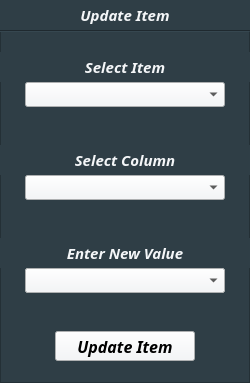
  <widget class="QFrame" name="frame_4">
   <property name="geometry">
    <rect>
     <x>552</x>
     <y>57</y>
     <width>250</width>
     <height>383</height>
    </rect>
   </property>
   <property name="styleSheet">
    <string notr="true">background-color:#2F3E46;</string>
   </property>
   <property name="frameShape">
    <enum>QFrame::StyledPanel</enum>
   </property>
   <property name="frameShadow">
    <enum>QFrame::Raised</enum>
   </property>
   <widget class="QComboBox" name="update_item_combo">
    <property name="geometry">
     <rect>
      <x>25</x>
      <y>82</y>
      <width>200</width>
      <height>25</height>
     </rect>
    </property>
    <property name="font">
     <font>
      <family>Century751 No2 BT</family>
      <pointsize>11</pointsize>
     </font>
    </property>
    <property name="styleSheet">
     <string notr="true">background-color:#F4F6F8;
</string>
    </property>
   </widget>
   <widget class="QLabel" name="label_19">
    <property name="geometry">
     <rect>
      <x>0</x>
      <y>238</y>
      <width>250</width>
      <height>30</height>
     </rect>
    </property>
    <property name="font">
     <font>
      <family>Century751 No2 BT</family>
      <pointsize>11</pointsize>
      <weight>75</weight>
      <italic>true</italic>
      <bold>true</bold>
     </font>
    </property>
    <property name="styleSheet">
     <string notr="true">background-color:#2F3E46;
color:#F4F6F8;
</string>
    </property>
    <property name="text">
     <string>Enter New Value</string>
    </property>
    <property name="alignment">
     <set>Qt::AlignCenter</set>
    </property>
   </widget>
   <widget class="QPushButton" name="update_item_button">
    <property name="geometry">
     <rect>
      <x>55</x>
      <y>331</y>
      <width>140</width>
      <height>30</height>
     </rect>
    </property>
    <property name="font">
     <font>
      <family>Century751 No2 BT</family>
      <pointsize>12</pointsize>
      <weight>75</weight>
      <italic>true</italic>
      <bold>true</bold>
     </font>
    </property>
    <property name="styleSheet">
     <string notr="true">QPushButton{
background-color:#F4F6F8;
color:#000000;
}
QPushButton:hover{
background-color:#DCE2E9;
}
QPushButton:pressed{
background-color:#C4CFD9;
}</string>
    </property>
    <property name="text">
     <string>Update Item</string>
    </property>
   </widget>
   <widget class="QLabel" name="label_20">
    <property name="geometry">
     <rect>
      <x>0</x>
      <y>52</y>
      <width>250</width>
      <height>30</height>
     </rect>
    </property>
    <property name="font">
     <font>
      <family>Century751 No2 BT</family>
      <pointsize>11</pointsize>
      <weight>75</weight>
      <italic>true</italic>
      <bold>true</bold>
     </font>
    </property>
    <property name="styleSheet">
     <string notr="true">background-color:#2F3E46;
color:#F4F6F8;
</string>
    </property>
    <property name="text">
     <string>Select Item</string>
    </property>
    <property name="alignment">
     <set>Qt::AlignCenter</set>
    </property>
   </widget>
   <widget class="QLineEdit" name="new_value_entry">
    <property name="geometry">
     <rect>
      <x>25</x>
      <y>268</y>
      <width>200</width>
      <height>25</height>
     </rect>
    </property>
    <property name="font">
     <font>
      <family>Century751 No2 BT</family>
      <pointsize>11</pointsize>
     </font>
    </property>
    <property name="styleSheet">
     <string notr="true">background-color:#F4F6F8;
</string>
    </property>
   </widget>
   <widget class="QComboBox" name="category_combo_2">
    <property name="geometry">
     <rect>
      <x>25</x>
      <y>268</y>
      <width>200</width>
      <height>25</height>
     </rect>
    </property>
    <property name="font">
     <font>
      <family>Century751 No2 BT</family>
      <pointsize>11</pointsize>
     </font>
    </property>
    <property name="styleSheet">
     <string notr="true">background-color:#F4F6F8;
</string>
    </property>
   </widget>
   <widget class="QLabel" name="label_21">
    <property name="geometry">
     <rect>
      <x>0</x>
      <y>145</y>
      <width>250</width>
      <height>30</height>
     </rect>
    </property>
    <property name="font">
     <font>
      <family>Century751 No2 BT</family>
      <pointsize>11</pointsize>
      <weight>75</weight>
      <italic>true</italic>
      <bold>true</bold>
     </font>
    </property>
    <property name="styleSheet">
     <string notr="true">background-color:#2F3E46;
color:#F4F6F8;
</string>
    </property>
    <property name="text">
     <string>Select Column</string>
    </property>
    <property name="alignment">
     <set>Qt::AlignCenter</set>
    </property>
   </widget>
   <widget class="QComboBox" name="column_combo">
    <property name="geometry">
     <rect>
      <x>25</x>
      <y>175</y>
      <width>200</width>
      <height>25</height>
     </rect>
    </property>
    <property name="font">
     <font>
      <family>Century751 No2 BT</family>
      <pointsize>11</pointsize>
     </font>
    </property>
    <property name="styleSheet">
     <string notr="true">background-color:#F4F6F8;
</string>
    </property>
   </widget>
   <widget class="QLabel" name="label_22">
    <property name="geometry">
     <rect>
      <x>0</x>
      <y>0</y>
      <width>250</width>
      <height>30</height>
     </rect>
    </property>
    <property name="font">
     <font>
      <family>Century751 No2 BT</family>
      <pointsize>11</pointsize>
      <weight>75</weight>
      <italic>true</italic>
      <bold>true</bold>
     </font>
    </property>
    <property name="styleSheet">
     <string notr="true">background-color:#2F3E46;
color:#F4F6F8;
</string>
    </property>
    <property name="text">
     <string>Update Item</string>
    </property>
    <property name="alignment">
     <set>Qt::AlignCenter</set>
    </property>
   </widget>
   <widget class="Line" name="line_8">
    <property name="geometry">
     <rect>
      <x>0</x>
      <y>30</y>
      <width>250</width>
      <height>2</height>
     </rect>
    </property>
    <property name="orientation">
     <enum>Qt::Horizontal</enum>
    </property>
   </widget>
  </widget>
